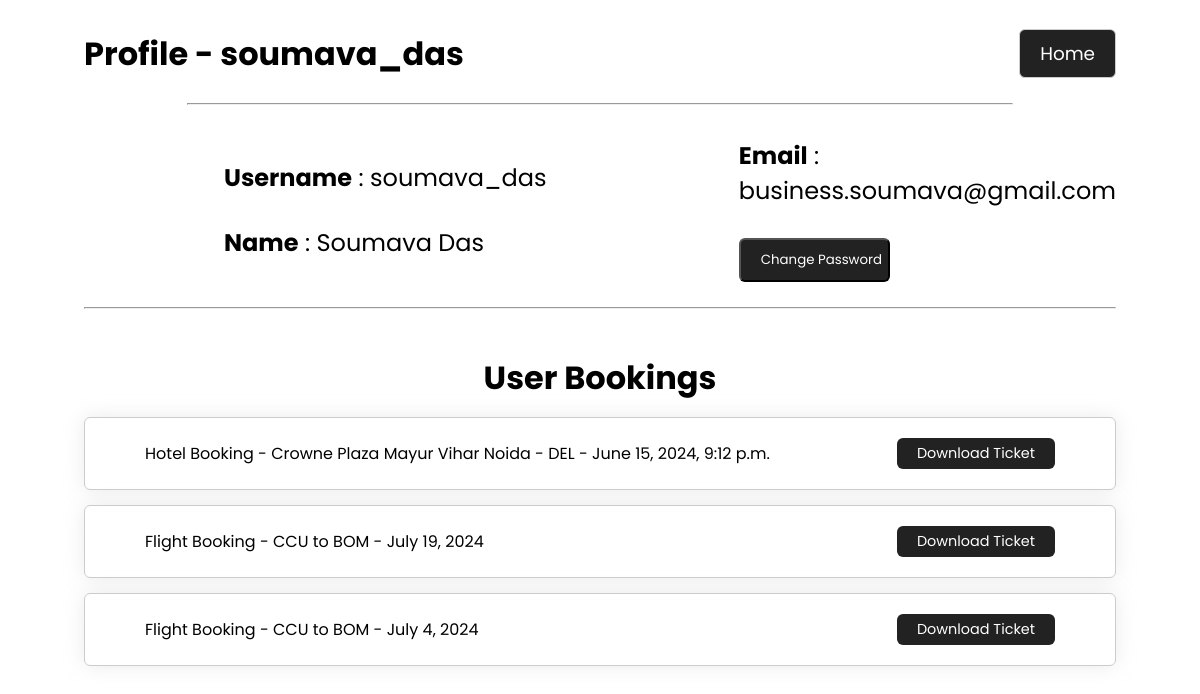
The page /booking/profile/soumava_das (signed in) on the database its author committed.
### booking/models.py (models this page shows, shortened)
class Hotel_Booking(models.Model):
    user = models.ForeignKey(User, on_delete=models.CASCADE)
    booking_id = models.UUIDField(default=uuid.uuid4,editable=False, unique=True)
    booking_date = models.DateTimeField(auto_now_add=True)
    hotel_id = models.CharField(max_length=20)
    hotel_name = models.CharField(max_length=255)
    hotel_city = models.CharField(max_length=5)
    no_rooms = models.IntegerField(default=1)
    check_in = models.DateField()
    check_out =  models.DateField()
    total_amount = models.DecimalField(max_digits=10, decimal_places=2)
    amount_currency = models.CharField(max_length=5)
    payment_status = models.BooleanField(default=False)
    payment_id = models.CharField(max_length=30, default='Not Available')
    payer_id = models.CharField(max_length=30, default='Not Available')

class Flight_Booking(models.Model):
    user = models.ForeignKey(User, on_delete=models.CASCADE)
    booking_id = models.UUIDField(default=uuid.uuid4,editable=False, unique=True)
    booking_date = models.DateTimeField(auto_now_add=True)
    flight_id = models.CharField(max_length=5)
    flight_carrierCode = models.CharField(max_length=5)
    no_adults = models.IntegerField(default=1)
    departure_location = models.CharField(max_length=50)
    departure_date = models.DateField()
    departure_time = models.CharField(max_length=20)
    arrival_location = models.CharField(max_length=50)
    arrival_date = models.DateField()
    arrival_time = models.CharField(max_length=20)
    passenger_names = models.TextField()
    total_amount = models.DecimalField(max_digits=10, decimal_places=2)
    amount_currency = models.CharField(max_length=5)
    payment_status = models.BooleanField(default=False)
    payment_id = models.CharField(max_length=30, default='Not Available')
    payer_id = models.CharField(max_length=30, default='Not Available')

### booking/views.py (the view)
# urls.py: path('profile/<str:username>',views.get_profile, name="get_profile"),
@login_required
def get_profile(request,username):
    hotel_bookings = Hotel_Booking.objects.filter(user = request.user,payment_status=1)
    flight_bookings = Flight_Booking.objects.filter(user = request.user,payment_status=1)
    return render(request,'booking/profile.html',{'hotel_bookings':hotel_bookings, 'flight_bookings':flight_bookings, 'user':request.user})

### booking/templates/booking/profile.html (shortened to what this page needs)
<!DOCTYPE html>
<html lang="en">
<head>
</head>
<body>
    <div class="container">
        <div class="header">
        <h2>Profile - {{ user.username }}</h2>
        <a href="{% url 'home' %}" class="home-btn">Home</a>
        </div><br>
        <div class="hr-line"><hr></div>
        <div class="user-details-section">
            <div class="styling-container">
                <p><b>Username</b> : {{ user.username }}</p>
                <p><b>Name</b> : {{ user.first_name }}</p>
            </div>
            <div class="styling-container">
                <p><b>Email</b> : {{ user.email }}</p>
                <a href="{% url 'password_change' %}"><input type="button" value="Change Password" class="btn"></a>
            </div>
        </div>
        <div class="user-bookings-section">
            <hr>
            <h2>User Bookings</h2>
            {% if hotel_bookings or flight_bookings %}
            {% if hotel_bookings %}
            {% for booking in hotel_bookings %}
            <div class="user-booking">
                <p>Hotel Booking - {{ booking.hotel_name }} - {{ booking.hotel_city }} - {{ booking.booking_date }}</p>
                <a href="{% url 'get_pdf' %}?booking_id={{ booking.booking_id }}&booking_type=hotel" class="gen-pdf" >Download Ticket</a>
            </div>
            {% endfor %}
            {% endif %}
            {% if flight_bookings %}
            {% for booking in flight_bookings %}
            <div class="user-booking">
                <p>Flight Booking - {{ booking.departure_location }} to {{ booking.arrival_location }} - {{ booking.departure_date }}</p>
                <a href="{% url 'get_pdf' %}?booking_id={{ booking.booking_id }}&booking_type=flight" class="gen-pdf" >Download Ticket</a>
            </div>
            {% endfor %}
            {% endif %}
            {% else %}
            <p>User has made no bookings</p>
            {% endif %}
        </div>
    </div>
</body>
</html>

### booking/templates/booking/profile.html (style rules this page uses)
* { margin: 0; padding: 0; box-sizing: border-box; font-family: 'Poppins',sans-serif; }
html,body { height: 100%; }
.container { padding: 0 7%; display: flex; flex-direction: column; height: 100%; width: 100%; }
.user-details-section { margin-top: 1vh; flex-basis: 30%; display: flex; }
.hr-line { display: flex; align-items: center; justify-content: center; }
.hr-line hr { width: 80%; color: #ccc; }
.user-bookings-section { flex-basis: 70%; border-radius: 10px; margin-bottom: 5vh; display: flex; flex-direction: column; gap: 15px; }
.styling-container { flex-basis: 50%; display: flex; justify-content: center; flex-direction: column; align-items: left; gap: 30px; padding-left: 140px; }
h2 { text-align: center; padding-top: 30px; font-size: 2rem; }
.styling-container p { font-size: 1.5rem; }
.btn { width: 40%; padding: 10px 20px; border-radius: 6px; background-color: #222; color: white; transition: 0.4s ease-out; }
.user-booking { padding: 20px 5vw; border: 1px solid #ccc; border-radius: 6px; box-shadow: 0 0 20px rgba(204,204,204,0.4); display: flex; flex-direction: row; justify-content: space-between; align-items: center; }
.gen-pdf { padding: 5px 20px; background-color: #222; color: white; border-radius: 6px; transition: 0.4s ease-out; text-decoration: none; font-size:0.9rem; }
a { text-decoration:none; }
.header { display: flex; justify-content: space-between; align-items: flex-end; }
.home-btn { display: flex; align-items: center ; font-size: 1.15rem; border: 1px solid #ccc; padding: 10px 20px; border-radius: 6px; max-height: 50px; background-color: #222; color: white; transition: 0.4s ease-out; }

### rows shown on the page
Hotel_Booking: hotel_name "Crowne Plaza Mayur Vihar Noida", hotel_city "DEL", booking_date "June 15, 2024, 9:12 p.m."
Flight_Booking: departure_location "CCU", arrival_location "BOM", departure_date "July 19, 2024"
Flight_Booking: departure_location "CCU", arrival_location "BOM", departure_date "July 4, 2024"

### other values the page prints
{{ user.username }} "soumava_das"
{{ user.first_name }} "Soumava Das"
{{ user.email }} "business.soumava@gmail.com"
